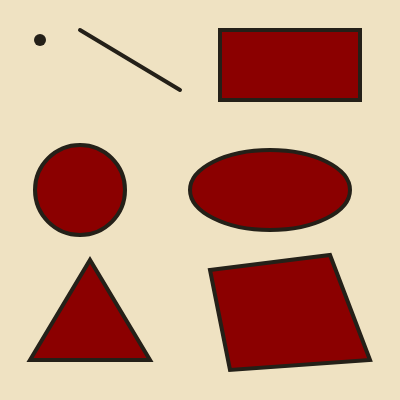
Frame 1 (no input)
Frame 60 (no input): identical to frame 1, image omitted
Frame 120 (the mouse pressed at the canvas centre since frame 60): identical to frame 1, image omitted

The p5.js sketch that drew this single still picture (run headless with seeded random() and noise() and a simulated clock; from frame 60 on, the mouse is pressed at the canvas centre):

// p5.js sketch
// ── sketch.js
// Temel şekiller
function setup() {
  createCanvas(400, 400);
}

function draw() {
  background('#efe2c2');
  stroke('#242018');
  fill('#8b0000');

  strokeWeight(12);
  point(40, 40);                          // x, y
  strokeWeight(4);
  line(80, 30, 180, 90);                  // x1, y1, x2, y2
  rect(220, 30, 140, 70);                 // x, y, genişlik, yükseklik
  circle(80, 190, 90);                    // x, y, çap
  ellipse(270, 190, 160, 80);             // x, y, genişlik, yükseklik
  triangle(30, 360, 90, 260, 150, 360);   // 3 köşe
  quad(210, 270, 330, 255, 370, 360, 230, 370); // 4 köşe
}
